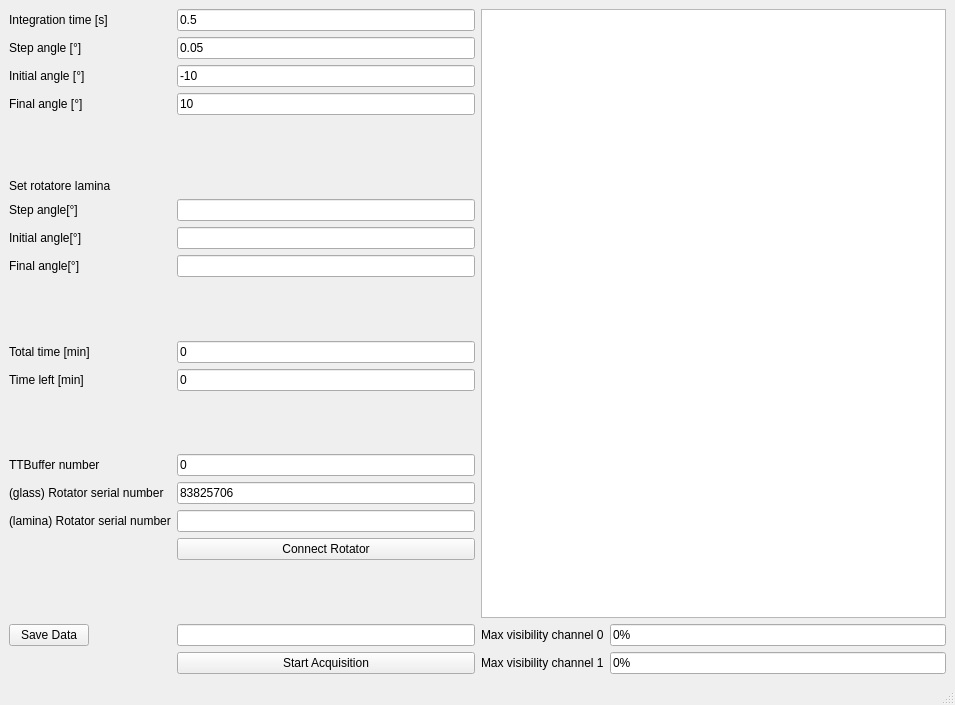
<?xml version="1.0" encoding="UTF-8"?>
<ui version="4.0">
 <class>MainWindow</class>
 <widget class="QMainWindow" name="MainWindow">
  <property name="geometry">
   <rect>
    <x>0</x>
    <y>0</y>
    <width>955</width>
    <height>705</height>
   </rect>
  </property>
  <property name="windowTitle">
   <string>MainWindow</string>
  </property>
  <widget class="QWidget" name="centralwidget">
   <layout class="QHBoxLayout" name="horizontalLayout">
    <item>
     <layout class="QFormLayout" name="formLayout">
      <property name="fieldGrowthPolicy">
       <enum>QFormLayout::AllNonFixedFieldsGrow</enum>
      </property>
      <item row="0" column="0">
       <widget class="QLabel" name="label">
        <property name="text">
         <string>Integration time [s]</string>
        </property>
       </widget>
      </item>
      <item row="0" column="1">
       <widget class="QLineEdit" name="txtIntTime">
        <property name="text">
         <string>0.5</string>
        </property>
       </widget>
      </item>
      <item row="1" column="0">
       <widget class="QLabel" name="label_2">
        <property name="text">
         <string>Step angle [°]</string>
        </property>
       </widget>
      </item>
      <item row="1" column="1">
       <widget class="QLineEdit" name="txtStpAngle">
        <property name="text">
         <string>0.05</string>
        </property>
       </widget>
      </item>
      <item row="2" column="0">
       <widget class="QLabel" name="label_3">
        <property name="text">
         <string>Initial angle [°]</string>
        </property>
       </widget>
      </item>
      <item row="2" column="1">
       <widget class="QLineEdit" name="txtIniAngle">
        <property name="text">
         <string>-10</string>
        </property>
       </widget>
      </item>
      <item row="3" column="0">
       <widget class="QLabel" name="label_4">
        <property name="text">
         <string>Final angle [°]</string>
        </property>
       </widget>
      </item>
      <item row="3" column="1">
       <widget class="QLineEdit" name="txtFinAngle">
        <property name="text">
         <string>10</string>
        </property>
       </widget>
      </item>
      <item row="4" column="0">
       <spacer name="verticalSpacer">
        <property name="orientation">
         <enum>Qt::Vertical</enum>
        </property>
        <property name="sizeHint" stdset="0">
         <size>
          <width>20</width>
          <height>40</height>
         </size>
        </property>
       </spacer>
      </item>
      <item row="10" column="0">
       <widget class="QLabel" name="label_5">
        <property name="text">
         <string>Total time [min]</string>
        </property>
       </widget>
      </item>
      <item row="10" column="1">
       <widget class="QLineEdit" name="txtTotTime">
        <property name="text">
         <string>0</string>
        </property>
       </widget>
      </item>
      <item row="11" column="0">
       <widget class="QLabel" name="label_7">
        <property name="text">
         <string>Time left [min]</string>
        </property>
       </widget>
      </item>
      <item row="11" column="1">
       <widget class="QLineEdit" name="txtTimeLeft">
        <property name="text">
         <string>0</string>
        </property>
       </widget>
      </item>
      <item row="13" column="0">
       <spacer name="verticalSpacer_3">
        <property name="orientation">
         <enum>Qt::Vertical</enum>
        </property>
        <property name="sizeHint" stdset="0">
         <size>
          <width>20</width>
          <height>40</height>
         </size>
        </property>
       </spacer>
      </item>
      <item row="15" column="0">
       <widget class="QLabel" name="label_8">
        <property name="text">
         <string>TTBuffer number</string>
        </property>
       </widget>
      </item>
      <item row="15" column="1">
       <widget class="QLineEdit" name="txtBufferNo">
        <property name="text">
         <string>0</string>
        </property>
       </widget>
      </item>
      <item row="17" column="1">
       <widget class="QLineEdit" name="txtSN">
        <property name="text">
         <string>83825706</string>
        </property>
       </widget>
      </item>
      <item row="19" column="1">
       <widget class="QPushButton" name="btnConnect">
        <property name="text">
         <string>Connect Rotator</string>
        </property>
       </widget>
      </item>
      <item row="17" column="0">
       <widget class="QLabel" name="label_10">
        <property name="text">
         <string>(glass) Rotator serial number</string>
        </property>
       </widget>
      </item>
      <item row="22" column="1">
       <widget class="QPushButton" name="btnStart">
        <property name="text">
         <string>Start Acquisition</string>
        </property>
       </widget>
      </item>
      <item row="20" column="1">
       <spacer name="verticalSpacer_4">
        <property name="orientation">
         <enum>Qt::Vertical</enum>
        </property>
        <property name="sizeHint" stdset="0">
         <size>
          <width>20</width>
          <height>40</height>
         </size>
        </property>
       </spacer>
      </item>
      <item row="21" column="1">
       <widget class="QLineEdit" name="txtFileName"/>
      </item>
      <item row="21" column="0">
       <widget class="QPushButton" name="btnSaveData">
        <property name="text">
         <string>Save Data</string>
        </property>
       </widget>
      </item>
      <item row="9" column="0">
       <spacer name="verticalSpacer_2">
        <property name="orientation">
         <enum>Qt::Vertical</enum>
        </property>
        <property name="sizeHint" stdset="0">
         <size>
          <width>20</width>
          <height>40</height>
         </size>
        </property>
       </spacer>
      </item>
      <item row="6" column="0">
       <widget class="QLabel" name="label_11">
        <property name="text">
         <string>Step angle[°]</string>
        </property>
       </widget>
      </item>
      <item row="7" column="0">
       <widget class="QLabel" name="label_12">
        <property name="text">
         <string>Initial angle[°]</string>
        </property>
       </widget>
      </item>
      <item row="8" column="0">
       <widget class="QLabel" name="label_13">
        <property name="text">
         <string>Final angle[°]</string>
        </property>
       </widget>
      </item>
      <item row="5" column="0">
       <widget class="QLabel" name="label_14">
        <property name="text">
         <string>Set rotatore lamina</string>
        </property>
       </widget>
      </item>
      <item row="6" column="1">
       <widget class="QLineEdit" name="txtStpAngleLamina"/>
      </item>
      <item row="7" column="1">
       <widget class="QLineEdit" name="txtIniAngleLamina"/>
      </item>
      <item row="8" column="1">
       <widget class="QLineEdit" name="txtFinAngleLamina"/>
      </item>
      <item row="18" column="1">
       <widget class="QLineEdit" name="txtSNlamina"/>
      </item>
      <item row="18" column="0">
       <widget class="QLabel" name="label_15">
        <property name="text">
         <string>(lamina) Rotator serial number</string>
        </property>
       </widget>
      </item>
     </layout>
    </item>
    <item>
     <layout class="QVBoxLayout" name="verticalLayout">
      <item>
       <widget class="PlotWidget" name="pltVisibility"/>
      </item>
      <item>
       <layout class="QHBoxLayout" name="horizontalLayout_2"/>
      </item>
      <item>
       <layout class="QFormLayout" name="formLayout_2">
        <property name="fieldGrowthPolicy">
         <enum>QFormLayout::AllNonFixedFieldsGrow</enum>
        </property>
        <item row="0" column="1">
         <widget class="QLineEdit" name="txtMaxVis0">
          <property name="text">
           <string>0%</string>
          </property>
         </widget>
        </item>
        <item row="1" column="1">
         <widget class="QLineEdit" name="txtMaxVis1">
          <property name="text">
           <string>0%</string>
          </property>
         </widget>
        </item>
        <item row="1" column="0">
         <widget class="QLabel" name="label_9">
          <property name="text">
           <string>Max visibility channel 1</string>
          </property>
         </widget>
        </item>
        <item row="0" column="0">
         <widget class="QLabel" name="label_6">
          <property name="text">
           <string>Max visibility channel 0</string>
          </property>
         </widget>
        </item>
       </layout>
      </item>
     </layout>
    </item>
   </layout>
  </widget>
  <widget class="QMenuBar" name="menubar">
   <property name="geometry">
    <rect>
     <x>0</x>
     <y>0</y>
     <width>955</width>
     <height>25</height>
    </rect>
   </property>
  </widget>
  <widget class="QStatusBar" name="statusbar"/>
 </widget>
 <customwidgets>
  <customwidget>
   <class>PlotWidget</class>
   <extends>QGraphicsView</extends>
   <header>pyqtgraph</header>
  </customwidget>
 </customwidgets>
 <resources/>
 <connections/>
</ui>
